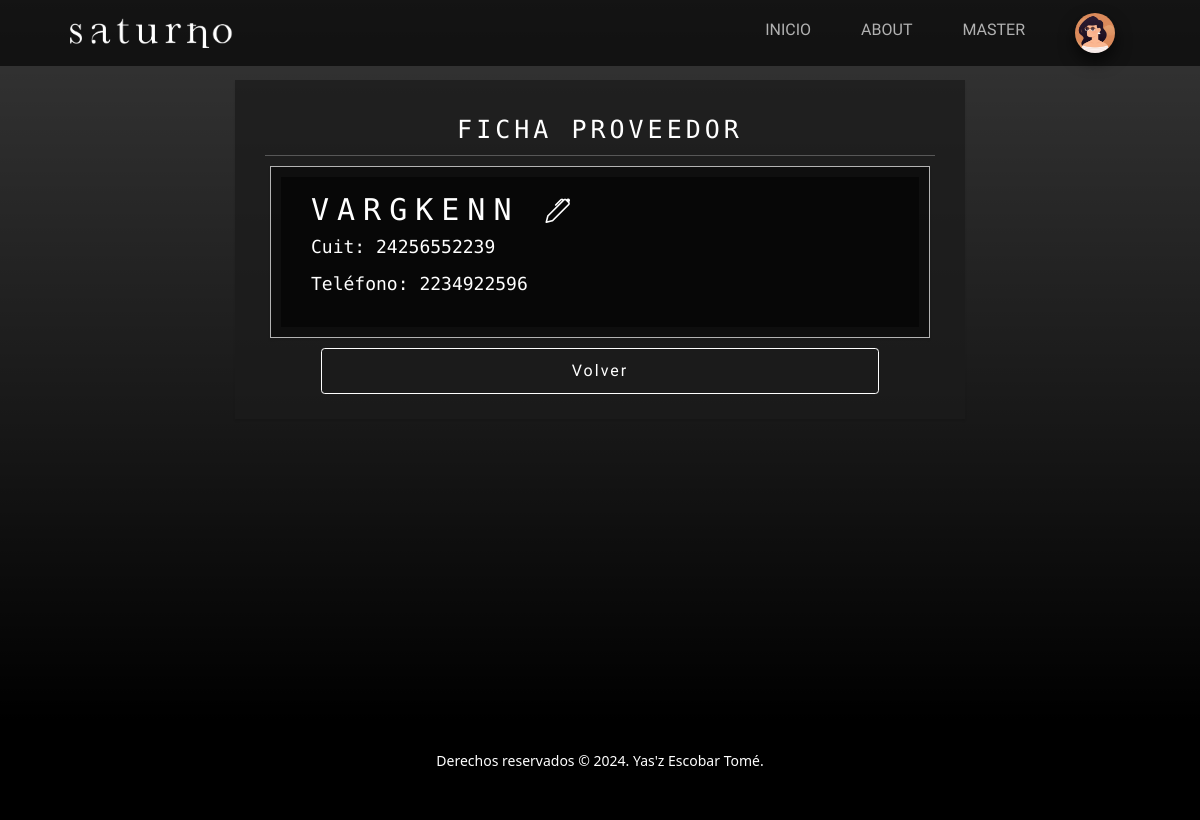
Page /cuentas/ver-proveedor/4 (signed in) on the committed database.
### userManagement/models.py (models this page shows)
class Avatar(models.Model):
    user = models.OneToOneField(User, on_delete=models.CASCADE)
    image = models.ImageField(upload_to='media/avatars/', null=True, blank=True)
    def __str__(self):
        return self.image.url

### accounts/models.py (models this page shows, shortened)
class Person(models.Model):
    cuit = models.CharField(max_length=11, null=True, blank=True)
    phone = models.IntegerField(null=True, blank=True)

class Supplier(Person):
    company = models.CharField(max_length=50)

class Person(models.Model):
    cuit = models.CharField(max_length=11, null=True, blank=True)
    phone = models.IntegerField(null=True, blank=True)

### accounts/views.py (the view)
# urls.py: path('ver-proveedor/<int:pk>', views.SupplierDetailView.as_view(), name='DetailSupplier'),
class SupplierDetailView(LoginRequiredMixin, DetailView):
    model = Supplier
    context_object_name = 'supplier'
    template_name = 'accounts/supplier-detail.html'

### accounts/templates/accounts/supplier-detail.html (shortened to what this page needs)
{% extends 'main/base.html'  %}
{% block main %}
<section class="page-section">
    <div class="container container-box py-4 px-lg-5 text-white text-center">
        <h1>FICHA PROVEEDOR</h1>
        <hr>
        <div class="row gx-4 gx-lg mx-2 custom-card">
            <div class="col-12 pt-4 pe-4 mt-sm-3 mt-md-0 info-card">
                <h2 class="col-12">{{ supplier.company }}
                    {% if request.user.is_superuser %}
                        <a href="{% url 'UpdateSupplier' supplier.pk %}"><i class="bi bi-pen"></i></a>
                    {% endif %}
                </h2>
                <p>Cuit: {{supplier.cuit}}</p>
                <p>Teléfono: {{supplier.phone}}</p>
            </div>
        </div>
        <a class="btn btn-outline-green col-10 my-3" href="{% url 'Suppliers' %}">Volver</a>
    </div>
</section>
{% endblock %}

### main/templates/main/base.html (shortened to what this page needs)
{% load static %}
<!DOCTYPE html>
<html lang="es">
<head>
    <link href="https://cdn.jsdelivr.net/npm/bootstrap@5.3.3/dist/css/bootstrap.min.css" rel="stylesheet"
>
    <link href="{% static 'main/css/styles.css' %}" rel="stylesheet"/>
</head>
<body>
    <nav class="navbar navbar-expand-lg navbar-light fixed-top">
        <div class="container px-4 px-lg-5">
            <a class="navbar-brand" href="/">
                <img src="{% static 'main/assets/img/logo.png' %}" alt="logo" class="d-inline-block align-text-top">
            </a>
            <div class="collapse navbar-collapse" id="navbarNav">
                <ul class="navbar-nav ms-auto">
                    <li class="nav-item pt-2">
                        <a class="nav-link" aria-current="page" href="{% url 'index' %}">INICIO</a>
                    </li>
                    <li class="nav-item pt-2">
                        <a class="nav-link" href="{% url 'About' %}">ABOUT</a>
                    </li>
                    <li class="nav-item dropdown pt-2">
                        {% if request.user.is_authenticated %}
                        <a class="nav-link" type="button" id="dropdownMenuButton" data-bs-toggle="dropdown" aria-expanded="false">
                            {{request.user.username|upper}}
                        </a>
                        {% endif %}
                    </li>
                    <li class="nav-item dropdown">
                        {% if request.user.is_authenticated %}
                        <a class="nav-link" type="button" id="dropdownMenuButton" data-bs-toggle="dropdown" aria-expanded="false">
                            <img class="avatar-circle" src="{{request.user.avatar}}" alt="" height="40px">
                        </a>
                        {% endif %}
                    </li>
                </ul>
            </div>
        </div>
    </nav>
    {% block main %}
    {% endblock main %}
    <footer class="footer bg-black small text-center text-white-50">
        <p>Derechos reservados &copy; 2024. Yas'z Escobar Tomé.</p>
    </footer>
</body>
</html>

### rows in the picture
Supplier: company "VARGKENN"
Person: cuit "24256552239", phone "2234922596"

### other values in the picture
{{ request.user.username|upper }} "MASTER"
